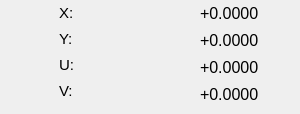
      <widget class="QWidget" name="abcz_4">
       <attribute name="title">
        <string>ABCZ</string>
       </attribute>
       <widget class="QLabel" name="label_203">
        <property name="geometry">
         <rect>
          <x>200</x>
          <y>3</y>
          <width>81</width>
          <height>21</height>
         </rect>
        </property>
        <property name="text">
         <string>&lt;html&gt;&lt;head/&gt;&lt;body&gt;&lt;p&gt;&lt;span style=&quot; font-size:12pt;&quot;&gt;+0.0000&lt;/span&gt;&lt;/p&gt;&lt;/body&gt;&lt;/html&gt;</string>
        </property>
       </widget>
       <widget class="QLabel" name="label_204">
        <property name="geometry">
         <rect>
          <x>59</x>
          <y>29</y>
          <width>16</width>
          <height>20</height>
         </rect>
        </property>
        <property name="text">
         <string>&lt;html&gt;&lt;head/&gt;&lt;body&gt;&lt;p&gt;&lt;span style=&quot; font-size:11pt; color:#000000;&quot;&gt;Y:&lt;/span&gt;&lt;/p&gt;&lt;/body&gt;&lt;/html&gt;</string>
        </property>
       </widget>
       <widget class="QLabel" name="label_205">
        <property name="geometry">
         <rect>
          <x>59</x>
          <y>55</y>
          <width>16</width>
          <height>20</height>
         </rect>
        </property>
        <property name="text">
         <string>&lt;html&gt;&lt;head/&gt;&lt;body&gt;&lt;p&gt;&lt;span style=&quot; font-size:11pt; color:#000000;&quot;&gt;U:&lt;/span&gt;&lt;/p&gt;&lt;/body&gt;&lt;/html&gt;</string>
        </property>
       </widget>
       <widget class="QLabel" name="label_206">
        <property name="geometry">
         <rect>
          <x>200</x>
          <y>57</y>
          <width>91</width>
          <height>21</height>
         </rect>
        </property>
        <property name="text">
         <string>&lt;html&gt;&lt;head/&gt;&lt;body&gt;&lt;p&gt;&lt;span style=&quot; font-size:12pt;&quot;&gt;+0.0000&lt;/span&gt;&lt;/p&gt;&lt;/body&gt;&lt;/html&gt;</string>
        </property>
       </widget>
       <widget class="QLabel" name="label_207">
        <property name="geometry">
         <rect>
          <x>59</x>
          <y>3</y>
          <width>16</width>
          <height>20</height>
         </rect>
        </property>
        <property name="text">
         <string>&lt;html&gt;&lt;head/&gt;&lt;body&gt;&lt;p&gt;&lt;span style=&quot; font-size:11pt; color:#000000;&quot;&gt;X:&lt;/span&gt;&lt;/p&gt;&lt;/body&gt;&lt;/html&gt;</string>
        </property>
       </widget>
       <widget class="QLabel" name="label_208">
        <property name="geometry">
         <rect>
          <x>59</x>
          <y>81</y>
          <width>16</width>
          <height>20</height>
         </rect>
        </property>
        <property name="text">
         <string>&lt;html&gt;&lt;head/&gt;&lt;body&gt;&lt;p&gt;&lt;span style=&quot; font-size:11pt; color:#000000;&quot;&gt;V:&lt;/span&gt;&lt;/p&gt;&lt;/body&gt;&lt;/html&gt;</string>
        </property>
       </widget>
       <widget class="QLabel" name="label_209">
        <property name="geometry">
         <rect>
          <x>200</x>
          <y>84</y>
          <width>81</width>
          <height>21</height>
         </rect>
        </property>
        <property name="text">
         <string>&lt;html&gt;&lt;head/&gt;&lt;body&gt;&lt;p&gt;&lt;span style=&quot; font-size:12pt;&quot;&gt;+0.0000&lt;/span&gt;&lt;/p&gt;&lt;/body&gt;&lt;/html&gt;</string>
        </property>
       </widget>
       <widget class="QLabel" name="label_210">
        <property name="geometry">
         <rect>
          <x>200</x>
          <y>30</y>
          <width>81</width>
          <height>21</height>
         </rect>
        </property>
        <property name="text">
         <string>&lt;html&gt;&lt;head/&gt;&lt;body&gt;&lt;p&gt;&lt;span style=&quot; font-size:12pt;&quot;&gt;+0.0000&lt;/span&gt;&lt;/p&gt;&lt;/body&gt;&lt;/html&gt;</string>
        </property>
       </widget>
      </widget>
